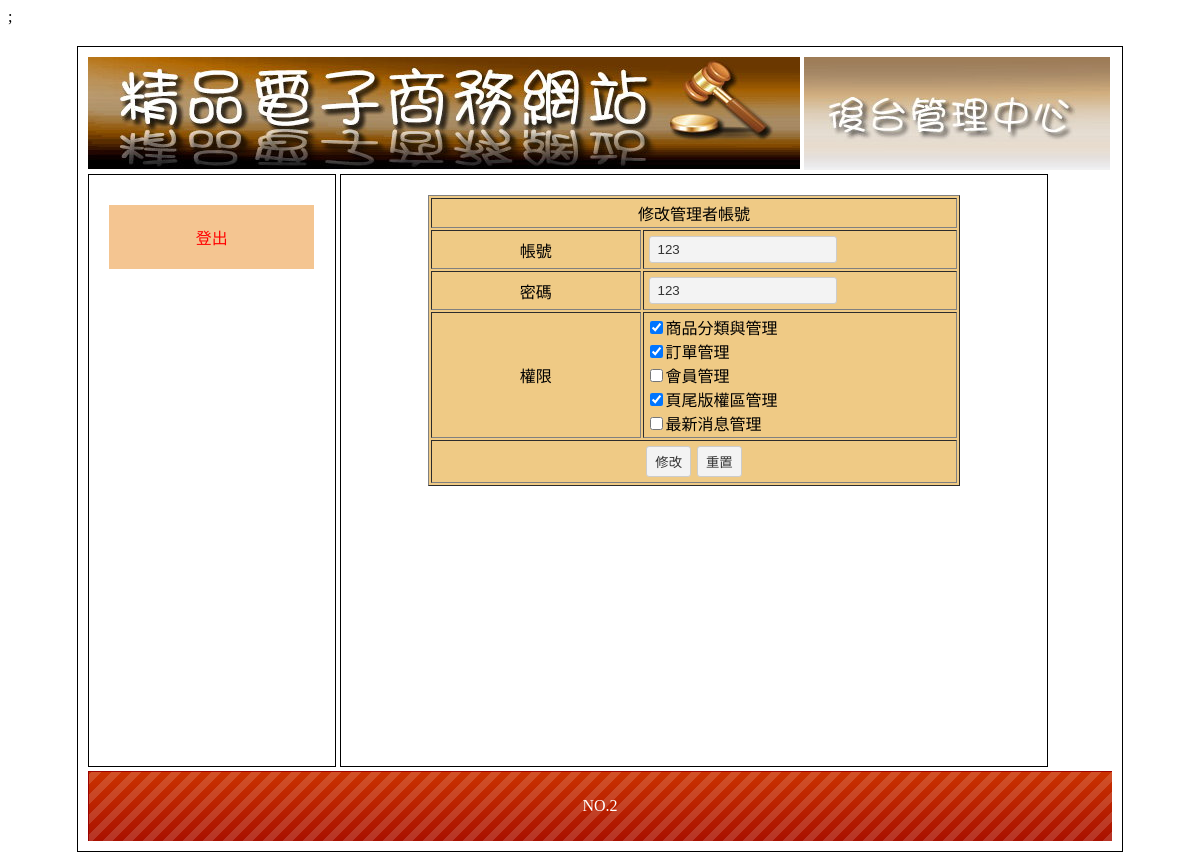
Page /admin.php?do=admin&redo=admin&seq=2 on the committed database.
### tables this page shows
CREATE TABLE `member` (
  `member_seq` int(10) UNSIGNED NOT NULL,
  `member_acc` text NOT NULL,
  `member_pw` text NOT NULL,
  `member_lv1` int(2) NOT NULL,
  `member_lv2` int(2) NOT NULL,
  `member_lv3` int(2) NOT NULL,
  `member_lv4` int(2) NOT NULL,
  `member_lv5` int(2) NOT NULL
);

CREATE TABLE `bot` (
  `bot_seq` int(10) UNSIGNED NOT NULL,
  `bot_txt` text NOT NULL
);

### admin.php (the view, shortened to what this page needs)
<!DOCTYPE html PUBLIC "-//W3C//DTD XHTML 1.0 Transitional//EN" "http://www.w3.org/TR/xhtml1/DTD/xhtml1-transitional.dtd">
<?php
include_once("head.php");
?>
<body>
	<div id="main" style="width:1024px;">
    	<div id="top">
        	<a href="index.php">
            	<img src="./Manage Page_files/0416.jpg">
            </a>
                            <img src="./Manage Page_files/0417.jpg">
				   </div>
        <div id="left" class="ct">
        	<div style="min-height:400px;">
            	        	<a href="?do=admin&redo=logout" style="color:#f00;">登出</a>
                    </div>
                    </div>
        <div id="right" style="overflow:auto;">
			<?php include_once($relist[$redo]); ?>
					</div>
					<?php
					$sql = "select * from bot";
					$c1  = mysqli_query($link,$sql);
					$c2  = mysqli_fetch_assoc($c1);
					?>
	<div  style="line-height:70px; color:#FFF; background:url(icon/bot.png);" class="ct">
        <?=$c2["bot_txt"]?>   </div>
    </div>
</body></html>

### a_admin.php (shortened to what this page needs)
<?php if(empty($_GET["seq"])){
    $sql = "select * from member";
    $c1  = mysqli_query($link,$sql);
    $c2  = mysqli_fetch_assoc($c1);
     ?>
<table width="80%" border="-" align="center" cellpadding="2" cellspacing="2" class="pp">
  <tr>
    <td colspan="3" align="center" valign="middle"><input type="button" value="新增管理員" onclick="document.location.href='admin.php?do=admin&redo=adminadd'"></td>
  </tr>
  <tr>
    <td width="30%" align="center" valign="middle">帳號</td>
    <td width="30%" align="center" valign="middle">密碼</td>
    <td width="30%" align="center" valign="middle">管理</td>
  </tr>
  <?php do{  ?>
  <tr>
    <td width="30%" align="center" valign="middle"><?=$c2["member_acc"]?></td>
    <td width="30%" align="center" valign="middle"><?=$c2["member_pw"]?></td>
    <td width="30%" align="center" valign="middle">
        <?php if($c2["member_acc"] == "admin"){ echo "此帳號為最高權限"; }else{ ?>
        <input type="button" value="管理" onclick="document.location.href='admin.php?do=admin&redo=admin&seq=<?=$c2["member_seq"]?>'" >
        <input type="button" value="刪除" onclick="document.location.href='delete_api.php?table=member&seq=<?=$c2["member_seq"]?>'" >
        <?php } ?>
    </td>
  </tr>
        <?php }while($c2  = mysqli_fetch_assoc($c1)) ?>
        <tr>
    <td colspan="3" align="center" valign="middle"><input type="button" value="返回" onclick="document.location.href='index.php'"></td>
  </tr>
</table>
<?php }else{ ?>
<?php
$sql = "select * from member where member_seq='".$_GET["seq"]."'";
$c1  = mysqli_query($link,$sql);
$c2  = mysqli_fetch_assoc($c1);
?>
<form method="post" action="admin.php?do=admin&redo=admin&seq=<?=$_GET["seq"]?>" >
<table width="80%" border="1" align="center" cellpadding="2" cellspacing="2" class="pp">
  <tr>
    <td colspan="2" align="center" valign="middle">修改管理者帳號</td>
  </tr>
  <tr>
    <td width="40%" align="center" valign="middle">帳號</td>
    <td align="left" valign="middle"><input type="text" name="txt" value="<?=$c2["member_acc"]?>" ></td>
  </tr>
  <tr>
    <td width="40%" align="center" valign="middle">密碼</td>
    <td align="left" valign="middle"><input type="text" name="pw" value="<?=$c2["member_pw"]?>"></td>
  </tr>
  <tr>
    <td width="40%" align="center" valign="middle">權限</td>
    <td align="left" valign="middle">
        <input type="checkbox" name=lv1 value="1" <?php if($c2["member_lv1"] == "1"){ echo "checked"; }?> />商品分類與管理<br>
        <input type="checkbox" name=lv2 value="1" <?php if($c2["member_lv2"] == "1"){ echo "checked"; }?> />訂單管理<br>
        <input type="checkbox" name=lv3 value="1" <?php if($c2["member_lv3"] == "1"){ echo "checked"; }?> />會員管理<br>
        <input type="checkbox" name=lv4 value="1" <?php if($c2["member_lv4"] == "1"){ echo "checked"; }?> />頁尾版權區管理<br>
        <input type="checkbox" name=lv5 value="1" <?php if($c2["member_lv5"] == "1"){ echo "checked"; }?> />最新消息管理
    </td>
  </tr>
  <tr>
    <td colspan="2" align="center" valign="middle"><input type="submit" value="修改"><input type="reset" value="重置"></td>
  </tr>
</table>
<?php } ?>

### home_files/css.css (style rules this page uses)
body { font-family:"微軟正黑體"; }
#main { width:1034px; padding:10px; margin:20px auto 20px auto; border:#000 solid 1px; min-height:768px; }
#top a { color:#CE631C; text-decoration:none; }
#left { display:inline-block; width:20%; padding:2%; min-height:550px; vertical-align:top; border:#000 1px solid; }
#left a { display:block; padding:20px 5px 20px 5px; text-decoration:none; background:#F4C591; margin:10px auto 10px auto; color:#65350A; }
.ct { text-align:center; }
#right { display:inline-block; width:65%; padding:2%; height:550px; border:#000 1px solid; overflow:scroll; }
.pp { background:#EFCA85; }
.pp td { background:#EFCA85; }
input[type=text],input[type=password],input[type=submit],button,.button,input[type=reset],input[type=button],select，textarea,input[type=number] { background:#F3F3F3; border:#CCC 1px solid; border-radius:3px; padding:5px 8px 5px 8px; text-decoration:none; margin:3px; color:#333; }
input[type=text],input[type=password] { width:170px; }

### rows in the picture
member: txt "123", pw "123", member_lv1 "☑", member_lv2 "☑", member_lv4 "☑"
bot: bot_txt "NO.2"
